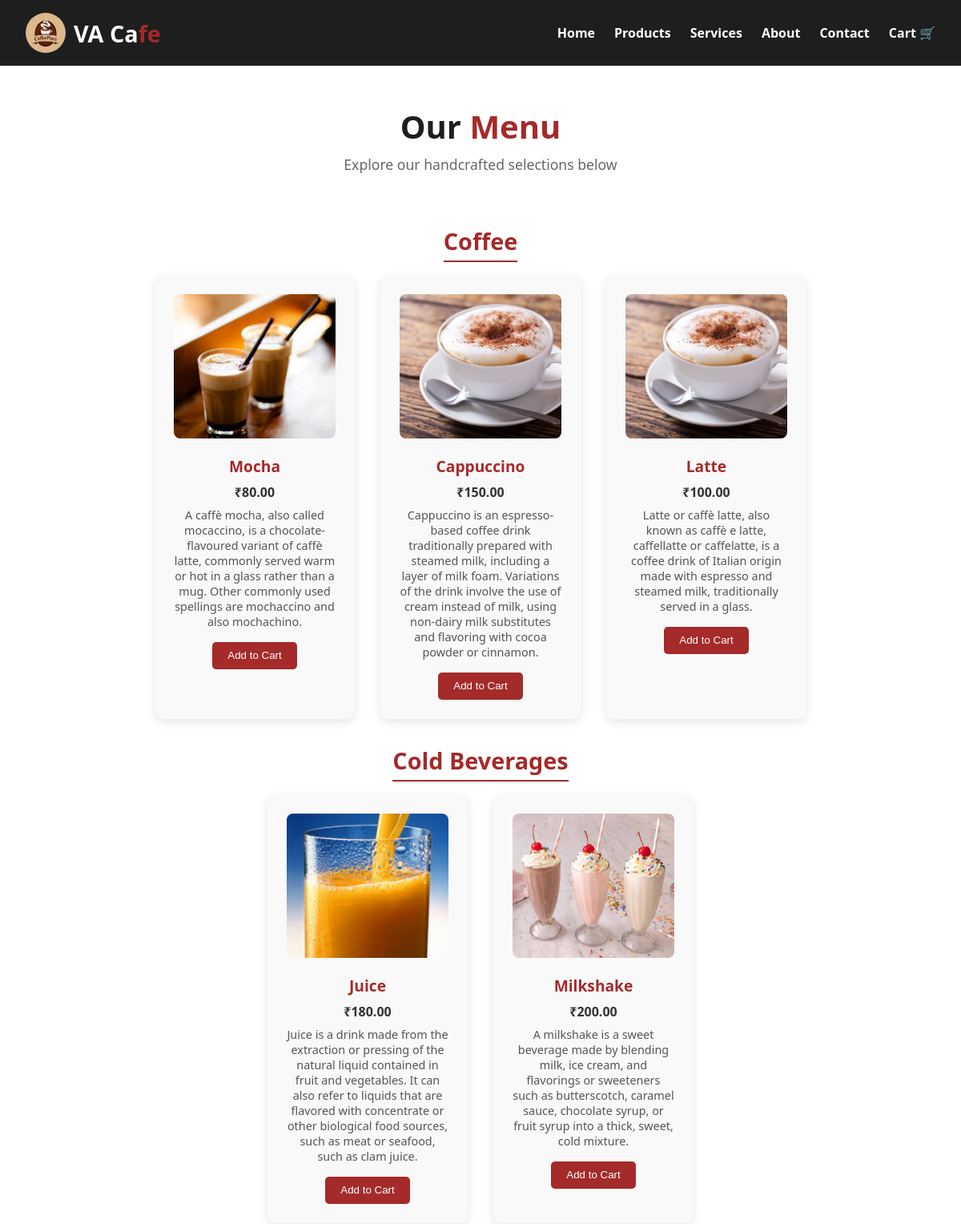
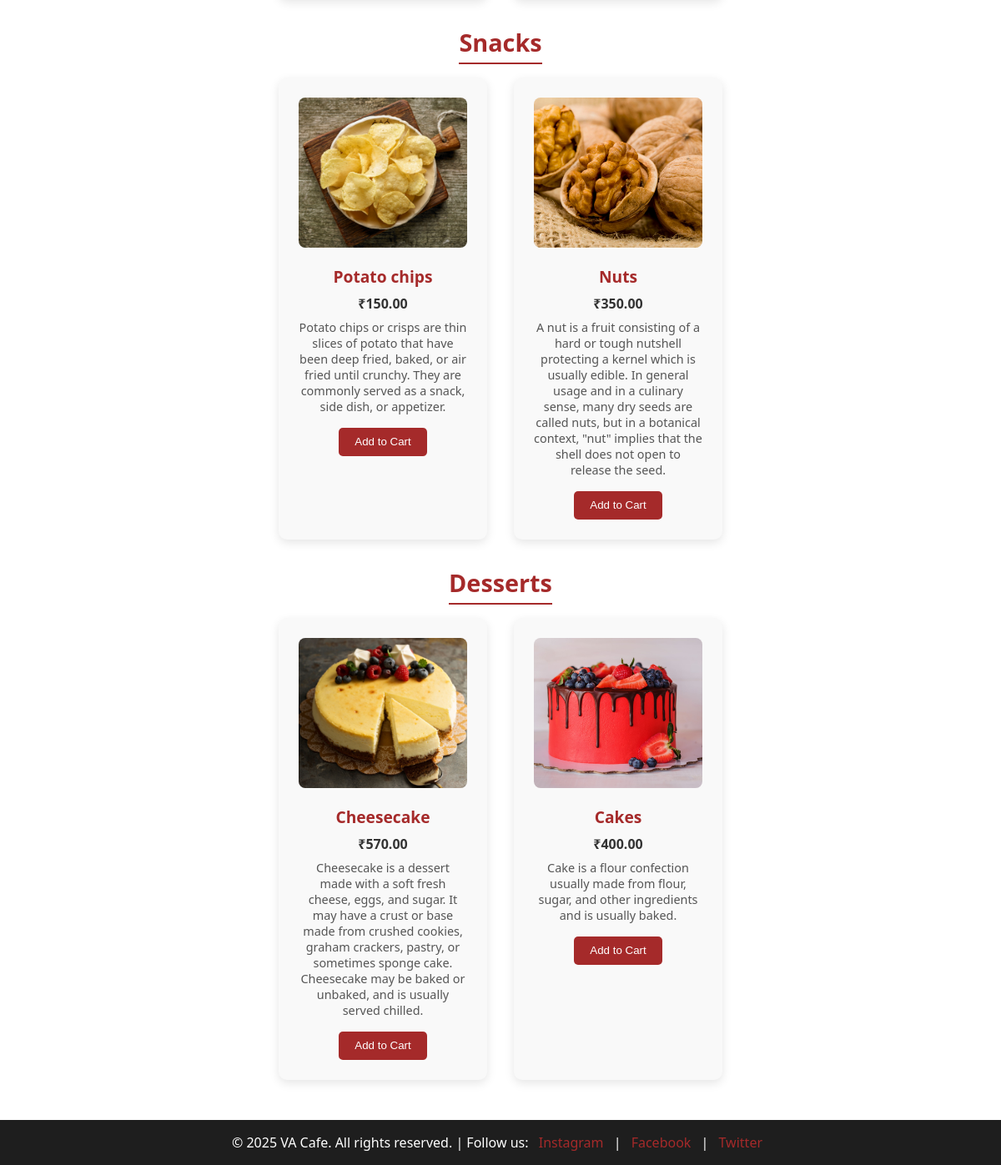
Screenshot of /products/ with the database file from the repository (2 pictures, top to bottom).
### core/models.py (models this page shows, shortened)
class Product(models.Model):
    name = models.CharField(max_length=100)
    description = models.TextField()
    price = models.DecimalField(max_digits=6, decimal_places=2)
    image = models.ImageField(upload_to='products/')

### core/views.py (the view)
# urls.py: path('products/', views.products, name='products'),
def products(request):
    menu_categories = [
        ("Coffee", Product.objects.filter(category='coffee')),
        ("Cold Beverages", Product.objects.filter(category='cold')),
        ("Snacks", Product.objects.filter(category='snack')),
        ("Desserts", Product.objects.filter(category='dessert')),
    ]
    return render(request, 'core/products.html', {'menu_categories': menu_categories})

### core/templates/core/products.html (shortened to what this page needs)
{% load static %}
<!DOCTYPE html>
<html lang="en">
<head>
  <link rel="stylesheet" href="{% static 'css/products.css' %}">
</head>
<body>
  <header>
    <nav class="navbar">
      <div class="logo">
        <img src="{% static 'images/logo.jpeg' %}" alt="VA Cafe">
        <h1>VA Ca<span>fe</span></h1>
      </div>
      <ul class="nav-links">
        <li><a href="/">Home</a></li>
        <li><a href="/products/">Products</a></li>
        <li><a href="/services/">Services</a></li>
        <li><a href="/about/">About</a></li>
        <li><a href="/contact/">Contact</a></li>
        <li><a href="/cart/">Cart 🛒</a></li>
      </ul>
    </nav>
  </header>
  <section class="products-section">
    <h2>Our <span>Menu</span></h2>
    <p class="products-intro">Explore our handcrafted selections below</p>
    {% for category in menu_categories %}
  <h3 class="menu-category">{{ category.0 }}</h3>
  <div class="product-grid">
    {% for item in category.1 %}
      <div class="product-card">
        <img src="{{ item.image.url }}" alt="{{ item.name }}">
        <h3>{{ item.name }}</h3>
        <p class="price">₹{{ item.price }}</p>
        <p class="desc">{{ item.description }}</p>
        <button onclick="window.location.href='{% url 'add_to_cart' item.id %}'">Add to Cart</button>
      </div>
    {% empty %}
      <p>No items in this category.</p>
    {% endfor %}
  </div>
{% endfor %}
  </section>
  <footer class="footer">
    <p>&copy; 2025 VA Cafe. All rights reserved. | Follow us:
      <a href="#">Instagram</a> |
      <a href="#">Facebook</a> |
      <a href="#">Twitter</a>
    </p>
  </footer>
</body>
</html>

### core/static/css/products.css (style rules this page uses)
* { margin: 0; padding: 0; box-sizing: border-box; }
body { font-family: 'Segoe UI', sans-serif; }
.navbar { background-color: #1e1e1e; color: white; display: flex; justify-content: space-between; align-items: center; padding: 1em 2em; flex-wrap: wrap; }
.logo { display: flex; align-items: center; }
.logo img { width: 50px; height: 50px; border-radius: 50%; margin-right: 10px; }
.logo h1 { font-size: 1.8em; font-weight: bold; }
.logo h1 span { color: brown; }
.nav-links { list-style: none; display: flex; gap: 1.5em; }
.nav-links li a { text-decoration: none; color: white; font-weight: 600; transition: 0.3s; }
.products-section { padding: 3rem 2rem; background-color: #fff; text-align: center; }
.products-section h2 { font-size: 2.5rem; color: #1e1e1e; margin-bottom: 0.5rem; }
.products-section h2 span { color: brown; }
.products-intro { font-size: 1.1rem; color: #666; margin-bottom: 2rem; }
.product-grid { display: flex; flex-wrap: wrap; justify-content: center; gap: 2rem; }
.product-card { background: #f9f9f9; padding: 1.5rem; border-radius: 10px; width: 250px; box-shadow: 0 4px 12px rgba(0,0,0,0.1); transition: transform 0.3s; }
.product-card img { width: 100%; height: 180px; object-fit: cover; border-radius: 8px; margin-bottom: 1rem; }
.product-card h3 { color: brown; font-size: 1.2rem; margin-bottom: 0.5rem; }
.product-card .price { font-weight: bold; color: #333; margin-bottom: 0.5rem; }
.product-card .desc { font-size: 0.9rem; color: #555; margin-bottom: 1rem; }
.product-card button { background-color: brown; color: white; border: none; padding: 0.6rem 1.2rem; cursor: pointer; border-radius: 5px; }
.menu-category { margin-top: 2rem; margin-bottom: 1rem; font-size: 1.8rem; color: brown; border-bottom: 2px solid brown; display: inline-block; padding-bottom: 0.3rem; }
.footer { background-color: #1e1e1e; color: white; padding: 1rem; text-align: center; }
.footer a { color: brown; text-decoration: none; margin: 0 0.5rem; }

### rows the page displays
Product: image (picture), name "Mocha", price "80.00", description "A caffè mocha, also called mocaccino, is a chocolate-flavoured variant of caffè latte, commonly served warm or hot in a glass rather than a mug. Other commonly used spellings are mochaccino and also mochachino."
Product: image (picture), name "Cappuccino", price "150.00", description "Cappuccino is an espresso-based coffee drink traditionally prepared with steamed milk, including a layer of milk foam. Variations of the drink involve the use of cream instead of milk, using non-dairy milk substitutes and flavoring with cocoa powder or cinnamon."
Product: image (picture), name "Latte", price "100.00", description "Latte or caffè latte, also known as caffè e latte, caffellatte or caffelatte, is a coffee drink of Italian origin made with espresso and steamed milk, traditionally served in a glass."
Product: image (picture), name "Juice", price "180.00", description "Juice is a drink made from the extraction or pressing of the natural liquid contained in fruit and vegetables. It can also refer to liquids that are flavored with concentrate or other biological food sources, such as meat or seafood, such as clam juice."
Product: image (picture), name "Milkshake", price "200.00", description "A milkshake is a sweet beverage made by blending milk, ice cream, and flavorings or sweeteners such as butterscotch, caramel sauce, chocolate syrup, or fruit syrup into a thick, sweet, cold mixture."
Product: image (picture), name "Potato chips", price "150.00", description "Potato chips or crisps are thin slices of potato that have been deep fried, baked, or air fried until crunchy. They are commonly served as a snack, side dish, or appetizer."
Product: image (picture), name "Nuts", price "350.00", description "A nut is a fruit consisting of a hard or tough nutshell protecting a kernel which is usually edible. In general usage and in a culinary sense, many dry seeds are called nuts, but in a botanical context, \"nut\" implies that the shell does not open to release the seed."
Product: image (picture), name "Cheesecake", price "570.00", description "Cheesecake is a dessert made with a soft fresh cheese, eggs, and sugar. It may have a crust or base made from crushed cookies, graham crackers, pastry, or sometimes sponge cake. Cheesecake may be baked or unbaked, and is usually served chilled."
Product: image (picture), name "Cakes", price "400.00", description "Cake is a flour confection usually made from flour, sugar, and other ingredients and is usually baked."

### other values shown
{{ category.0 }} "Coffee" "Cold Beverages" "Snacks" "Desserts"
